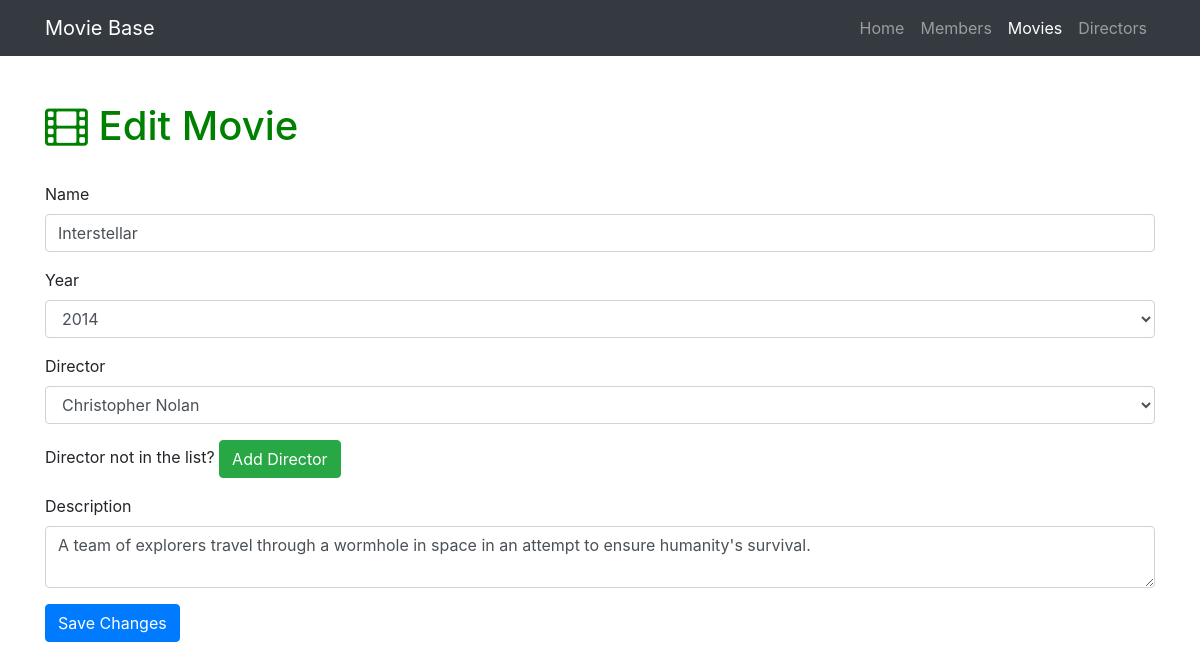
The page /movies/edit/1 on the database as committed earlier.
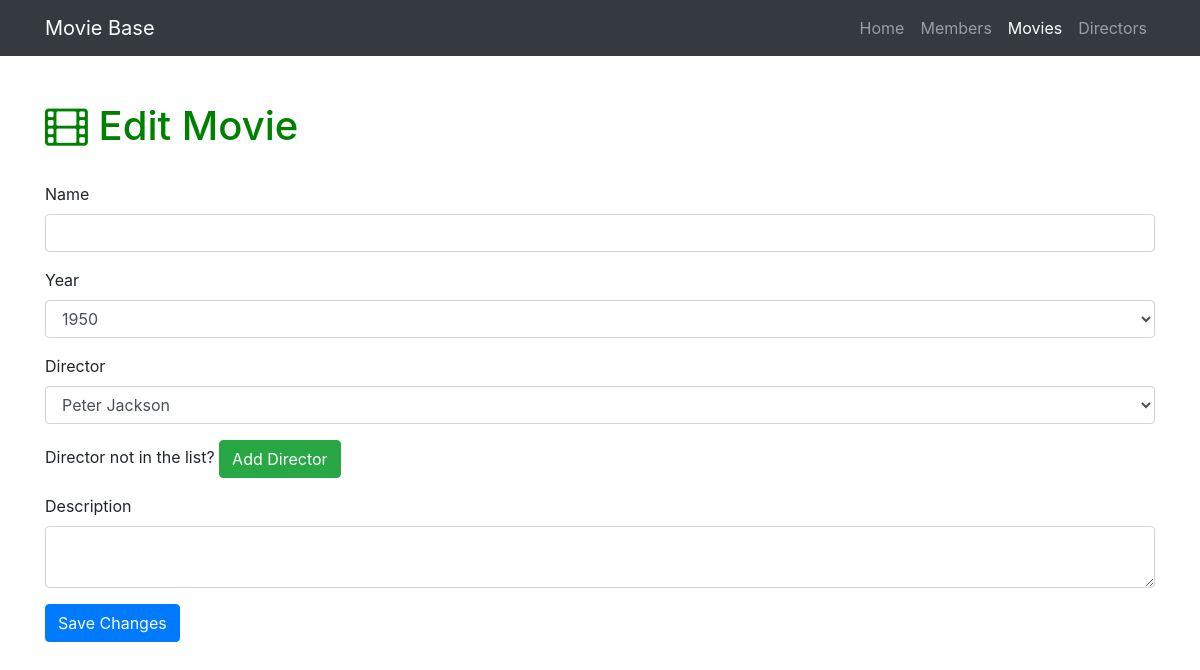
The same page on the database as committed later.
### moviebase.py (models this page shows)
class Movie(db.Model):
    __tablename__ = 'movie'
    id = db.Column(db.Integer, primary_key=True)
    name = db.Column(db.String(256))
    year = db.Column(db.Integer)
    about = db.Column(db.Text)
    director_id = db.Column(db.Integer, db.ForeignKey('director.id'))

### moviebase.py (the view, shortened to what this page needs)
@app.route('/movies/edit/<int:id>', methods=['GET', 'POST'])
def edit_movies(id):
    movie = Movie.query.filter_by(id=id).first()
    director = Director.query.all()
    if request.method == 'GET':
        return render_template('movies-edit.html', movie=movie, director=director)

### templates/movies-edit.html (shortened to what this page needs)
{% extends "home-base.html" %}
{% block head %}
{{super()}}
{% endblock %}
{% block active_tab %}
<li class="nav-item">
  <a class="nav-link" href="/">Home</a>
</li>
<li class="nav-item">
  <a class="nav-link" href="/about">Members</a>
</li>
<li class="nav-item active">
  <a class="nav-link" href="/movies">Movies</a>
</li>
<li class="nav-item">
  <a class="nav-link" href="/directors">Directors</a>
</li>
{% endblock %}
{% block page_content %}
<div class="container">
  <div class="row">
    <div class="col-lg-12">
      <h1 class="mt-5"><i class="fa fa-film" aria-hidden="true"></i> Edit Movie</h1><br>
      <form action="/movies/edit/{{movie.id}}" method="post">
        <div class="form-group">
          <label>Name</label>
          <input class="form-control" type="text" name="name" value="{{movie.name}}" required="true">
        </div>
        <div class="form-group">
          <label>Year</label>
          <select class="form-control" name="year">
            {% for i in range(1950, 2025) %}
              {% if i == movie.year %}
                <option selected="selected">{{i}}</option>
              {% else %}
                <option>{{i}}</option>
              {% endif %}
            {% endfor %}
          </select>
        </div>
        <div class="form-group">
          <label>Director</label>
          <select class="form-control" name="director">
            {% for director in director %}
              {% if director == movie.director %}
                <option selected="selected">{{director.name}}</option>
              {% else %}
                <option>{{director.name}}</option>
              {% endif %}
            {% endfor %}
          </select>
        </div>
        <div class="form-group">
          Director not in the list? <a href="/artist/add" class="btn btn-success" role="button" aria-disabled="true">Add Director</a>
        </div>
        <div class="form-group">
          <label>Description</label>
          <textarea class="form-control" name="about" required="true">{{movie.about}}</textarea>
        </div>
        <button type="submit" class="btn btn-primary">Save Changes</button>
      </form>
    </div>
  </div>
</div>
{% endblock %}

Rows that differ between the two databases and show on the page:
removed Movie: name "Interstellar", year "2014", about "A team of explorers travel through a wormhole in space in an attempt to ensure humanity's survival."
Other text that changed with them:
form field year: (not shown) → "1950"
form field director: "Christopher Nolan" → "Peter Jackson"
